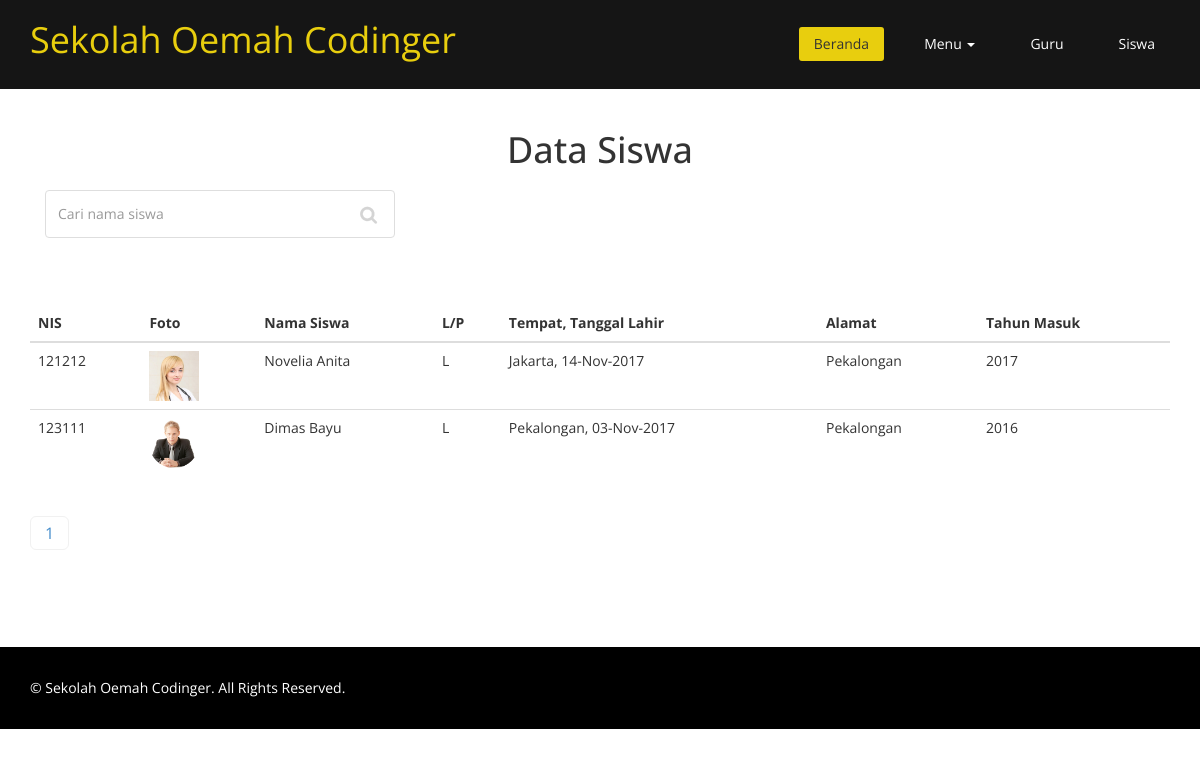
The app's page /index.php?page=siswa with its own data.
### tables this page shows
CREATE TABLE `tb_siswa` (
  `nis` varchar(10) NOT NULL,
  `foto` varchar(50) NOT NULL,
  `nama_siswa` varchar(45) NOT NULL,
  `jk` enum('L','P') NOT NULL,
  `tmp_lahir` varchar(25) NOT NULL,
  `tgl_lahir` date NOT NULL,
  `alamat` text NOT NULL,
  `tahun_masuk` int(4) NOT NULL
);

### siswa.php (the view, shortened to what this page needs)
<section id="about-us">
        <div class="container">
			<div class="skill-wrap clearfix">
				<div class="center wow fadeInDown">
					<h2>Data Siswa</h2>
                    <form class="col-md-4" role="form" method="POST">
                        <input type="text" name="cari" class="form-control search_box" autocomplete="off" placeholder="Cari nama siswa">
                    </form>
                </div>
                </div>
                <table class="table table-responsive table-hover">
                <?php
                    @$cari = $_POST['cari'];
                ?>
                    <thead>
                        <tr>
                            <th>NIS</th>
                            <th>Foto</th>
                            <th>Nama Siswa</th>
                            <th>L/P</th>
                            <th>Tempat, Tanggal Lahir</th>
                            <th>Alamat</th>
                            <th>Tahun Masuk</th>
                        </tr>
                    </thead>
                    <tbody>
                    <?php
                        $halaman = 3;
                        $page = isset($_GET["halaman"]) ? (int)$_GET["halaman"] : 1;
                        $mulai = ($page>1) ? ($page * $halaman) - $halaman : 0;
                        if(!isset($cari)){
                            $sql = mysqli_query($koneksi, "SELECT * FROM tb_siswa LIMIT $mulai, $halaman");
                            $jml = mysqli_query($koneksi, "SELECT * FROM tb_siswa");
                        }else{
                            $sql = mysqli_query($koneksi, "SELECT * FROM tb_siswa WHERE nama_siswa LIKE '%".$cari."%' LIMIT $mulai, $halaman");
                            $jml = mysqli_query($koneksi, "SELECT * FROM tb_siswa WHERE nama_siswa LIKE '%".$cari."%' ");
                        }
                        $total = mysqli_num_rows($jml);
                        $pages = ceil($total/$halaman);
                        while($data = mysqli_fetch_array($sql)){
                    ?>
                        <tr>
                            <td><?php echo $data['nis'] ?></td>
                            <td><img src="images/siswa/<?php echo $data['foto'] ?>" alt="<?php echo $data['foto'] ?>" width=50px height=50px></td>
                            <td><?php echo $data['nama_siswa'] ?></td>
                            <td><?php echo $data['jk'] ?></td>
                            <td><?php echo $data['tmp_lahir'].', '.date('d-M-Y', strtotime($data['tgl_lahir'])) ?></td>
                            <td><?php echo $data['alamat'] ?></td>
                            <td><?php echo $data['tahun_masuk'] ?></td>
                        </tr>
                        <?php } ?>
                    </tbody>
                </table>
                <div class="row">
                        <div class="col-md-12">
                        <ul class="pagination pagination-lg">
                          <?php for ($i=1; $i<=$pages ; $i++){ ?>
                          <li><a href="?page=siswa&halaman=<?php echo $i; ?>"><?php echo $i; ?></a></li>
                          <?php } ?>
                        </ul>
                        </div>
                    </div>
			</div>
</section>

### css/style.css (style rules this page uses)
body { background: #fff; font-family:'Open Sans', Arial, sans-serif; color:#333; line-height:1.6em; }
h1, h2, h3, h4, h5, h6 { font-weight:500; font-family:'Open Sans', Arial, sans-serif; color:#333; }
h2 { font-size: 20px; }
a { color: #E8CE0E; -webkit-transition: color 300ms, background-color 300ms; -moz-transition: color 300ms, background-color 300ms; -o-transition: color 300ms, background-color 300ms; transition: color 300ms, background-color 300ms; }
.center h2 { font-size: 36px; margin-top: 0; margin-bottom: 20px; }
body > section { padding: 70px 0; }
.center { text-align: center; padding-bottom: 55px; }
.skill-wrap { display: block; overflow: hidden; margin: 60px 0; }
ul.pagination > li > a { border: 1px solid #F1F1F1; margin-right:5px; border-radius: 5px; font-size: 16px; padding: 5px 14px; }
.search_box { background-image: url("../images/search_icon.png"); background-position: 314px 15px; background-repeat: no-repeat; border-color: #DEDEDE; height: 48px; outline: medium none; box-shadow: none; }

### records on screen
tb_siswa: nis "121212", foto (picture), nama_siswa "Novelia Anita", jk "L", tmp_lahir "Jakarta", tgl_lahir "14-Nov-2017", alamat "Pekalongan", tahun_masuk "2017"
tb_siswa: nis "123111", foto (picture), nama_siswa "Dimas Bayu", jk "L", tmp_lahir "Pekalongan", tgl_lahir "03-Nov-2017", alamat "Pekalongan", tahun_masuk "2016"
